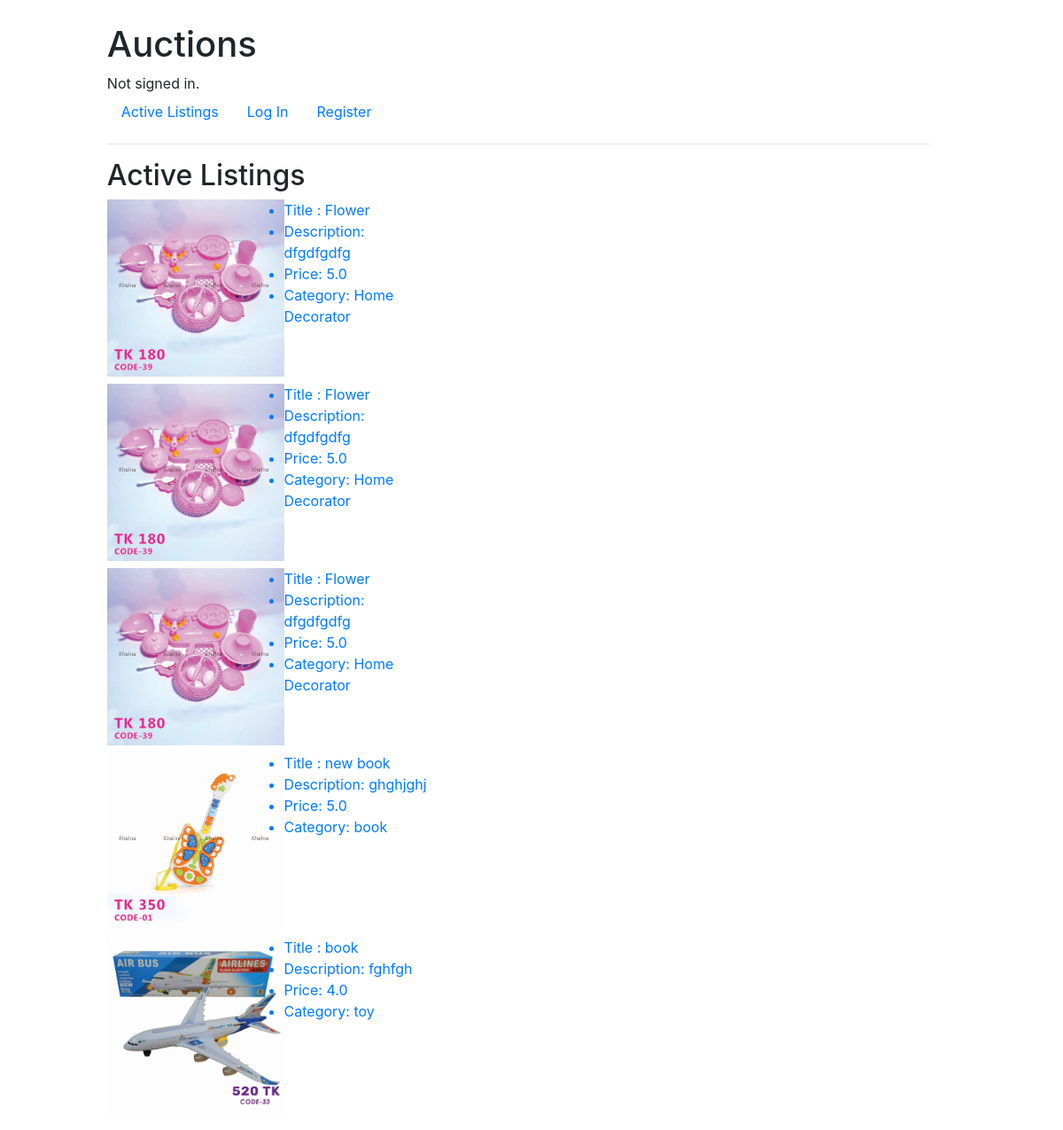
The page / on the database its author committed.
### auctions/models.py (models this page shows, shortened)
class Listing(models.Model):
    title = models.CharField(max_length=50)
    description = models.TextField(max_length=300)
    starting_bid = models.FloatField(max_length=254)
    image = models.ImageField(blank=True, null=True)
    category = models.CharField(max_length=50, blank=True)

### auctions/views.py (the view)
# urls.py: path("", views.index, name="index"),
def index(request):
    return render(request, 'auctions/index.html', {
        'listings': Listing.objects.all()
    })

### auctions/templates/auctions/index.html (shortened to what this page needs)
{% extends "auctions/layout.html" %} {% block body %}
<h2>Active Listings</h2>
{% if listings %}
{% for listing in listings %}
<a href="{% url 'auctions:listingDetails' listing.id %}">
  <div class="row mb-2">
    <div class="col-lg-2">
      <img src="{{ listing.image.url }}" class="image-style" />
    </div>
    <div class="col-lg-3">
      <ul>
        <li>Title : {{ listing.title }}</li>
        <li>Description: {{ listing.description }}</li>
        <li>Price: {{ listing.starting_bid }}</li>
        <li>Category: {{ listing.category }}</li>
      </ul>
    </div>
  </div>
</a>
{% endfor %} {% else %}
<ul>
  <li>No available Listing!</li>
</ul>
{% endif %} {% endblock %}

### auctions/static/auctions/css/styles.css (style rules this page uses)
body { padding: 10px; }
.image-style { height: 200px; width: 200px; }

### rows shown on the page
Listing: image (picture), title "Flower", description "dfgdfgdfg", starting_bid "5.0", category "Home Decorator"
Listing: image (picture), title "Flower", description "dfgdfgdfg", starting_bid "5.0", category "Home Decorator"
Listing: image (picture), title "Flower", description "dfgdfgdfg", starting_bid "5.0", category "Home Decorator"
Listing: image (picture), title "new book", description "ghghjghj", starting_bid "5.0", category "book"
Listing: image (picture), title "book", description "fghfgh", starting_bid "4.0", category "toy"
